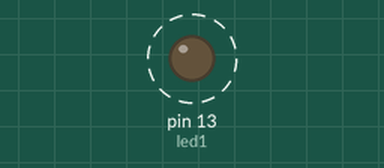
This sketch was run on a simulated Arduino Uno, built with avr-gcc and run on an emulated ATmega328P. On the bench: output pins drawn as LEDs (lit = HIGH). Dashed ring = blinking.

Above: at 0.5 s.
Timing chart, 0 to 3.0 s (numbered marks = the images above):
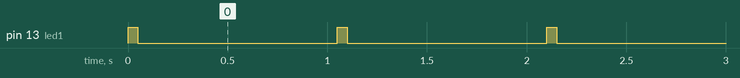

Measured:
- by itself, pin 13 (led1): alternates HIGH for 0.05 s and LOW for 1.0 s

The sketch:

Blink.ino
```cpp
const int led1 = LED_BUILTIN;
// const int led1 = 13;

void setup() {
  pinMode(led1, OUTPUT);
}

void loop() {
  digitalWrite(led1, HIGH);
  delay(50);
  digitalWrite(led1, LOW);
  delay(1000);
}
```
